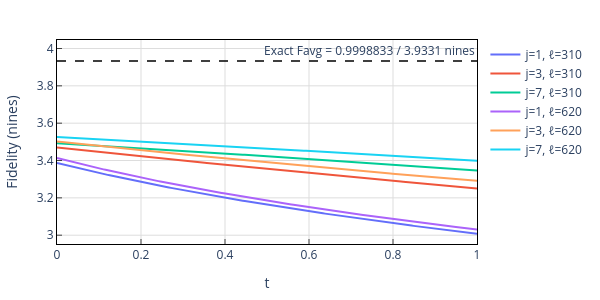
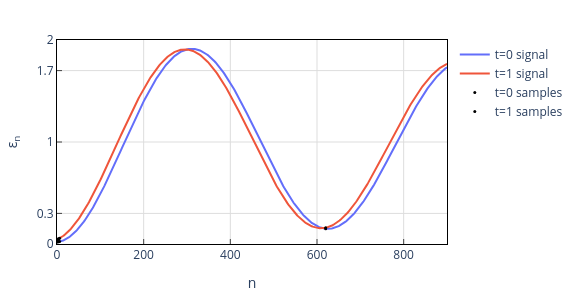

The notebook cell these images were saved under, in order:
### Markdown cell above
### Amplitude damping noise

### Code cell
run_scenario(
    noise_amplitude_damping(0.0003) @ noise_overrotation(0.01) @ T_sqrtX,
    lambda t: get_Schur_gauge_state(0.05 * pi * t, -pi/2, 0.01 * t),
    lambda t: get_Schur_gauge_measurement(0.01, 0.01),
    [(1, 310), (3, 310), (7, 310), (1, 620), (3, 620), (7, 620)],
    900, (1, 620)
)

### Figure 1 — Plotly figure (JSON) as saved in the notebook; plotly's stock layout.template omitted (floating-point values rounded to 4 significant figures; data arrays with more than 128 entries replaced by an {"elided": "..."} marker saying what was removed)
{"data": [{"mode": "lines", "name": "j=1, ℓ=310", "type": "scatter", "x": {"elided": "200 float values"}, "y": {"elided": "200 float values"}}, {"mode": "lines", "name": "j=3, ℓ=310", "type": "scatter", "x": {"elided": "200 float values"}, "y": {"elided": "200 float values"}}, {"mode": "lines", "name": "j=7, ℓ=310", "type": "scatter", "x": {"elided": "200 float values"}, "y": {"elided": "200 float values"}}, {"mode": "lines", "name": "j=1, ℓ=620", "type": "scatter", "x": {"elided": "200 float values"}, "y": {"elided": "200 float values"}}, {"mode": "lines", "name": "j=3, ℓ=620", "type": "scatter", "x": {"elided": "200 float values"}, "y": {"elided": "200 float values"}}, {"mode": "lines", "name": "j=7, ℓ=620", "type": "scatter", "x": {"elided": "200 float values"}, "y": {"elided": "200 float values"}}], "layout": {"annotations": [{"showarrow": false, "text": "Exact Favg = 0.9998833 / 3.9331 nines", "x": 1, "xanchor": "right", "xref": "x domain", "y": 3.933, "yanchor": "bottom", "yref": "y"}], "height": 300, "legend": {"x": 1.02, "xanchor": "left", "y": 1, "yanchor": "top"}, "margin": {"b": 40, "l": 40, "r": 40, "t": 40}, "paper_bgcolor": "white", "plot_bgcolor": "white", "shapes": [{"line": {"color": "black", "dash": "dash", "width": 1.5}, "type": "line", "x0": 0, "x1": 1, "xref": "x domain", "y0": 3.933, "y1": 3.933, "yref": "y"}], "width": 600, "xaxis": {"gridcolor": "#dddddd", "gridwidth": 1, "linecolor": "black", "linewidth": 1, "maxallowed": 1, "minallowed": 0, "mirror": true, "range": [0, 1], "showgrid": true, "showline": true, "ticks": "inside", "title": {"text": "t"}}, "yaxis": {"gridcolor": "#dddddd", "gridwidth": 1, "linecolor": "black", "linewidth": 1, "minallowed": 0, "mirror": true, "rangemode": "nonnegative", "showgrid": true, "showline": true, "ticks": "inside", "title": {"text": "Fidelity (nines)"}}}}

### Figure 2 — Plotly figure (JSON) as saved in the notebook; plotly's stock layout.template omitted (floating-point values rounded to 4 significant figures; data arrays with more than 128 entries replaced by an {"elided": "..."} marker saying what was removed)
{"data": [{"mode": "lines", "name": "t=0 signal", "type": "scatter", "x": {"elided": "451 int values"}, "y": {"elided": "451 float values"}}, {"mode": "lines", "name": "t=1 signal", "type": "scatter", "x": {"elided": "451 int values"}, "y": {"elided": "451 float values"}}, {"marker": {"color": "black", "size": 3}, "mode": "markers", "name": "t=0 samples", "showlegend": true, "type": "scatter", "x": [0, 2, 4, 6, 620], "y": [0.02017, 0.021, 0.02222, 0.02383, 0.15]}, {"marker": {"color": "black", "size": 3}, "mode": "markers", "name": "t=1 samples", "showlegend": true, "type": "scatter", "x": [0, 2, 4, 6, 620], "y": [0.04343, 0.04727, 0.05149, 0.05609, 0.1592]}], "layout": {"height": 300, "legend": {"x": 1.02, "xanchor": "left", "y": 1, "yanchor": "top"}, "margin": {"b": 40, "l": 40, "r": 40, "t": 40}, "paper_bgcolor": "white", "plot_bgcolor": "white", "width": 580, "xaxis": {"gridcolor": "#ddd", "gridwidth": 1, "linecolor": "black", "linewidth": 1, "maxallowed": 900, "minallowed": 0, "mirror": true, "range": [0, 900], "showgrid": true, "showline": true, "ticks": "inside", "title": {"text": "n"}}, "yaxis": {"gridcolor": "#ddd", "gridwidth": 1, "linecolor": "black", "linewidth": 1, "maxallowed": 2, "minallowed": 0, "mirror": true, "range": [0, 2], "showgrid": true, "showline": true, "tickmode": "array", "ticks": "inside", "tickvals": [0, 0.3, 1, 1.7, 2], "title": {"text": "ε<sub>n</sub>"}}}}
